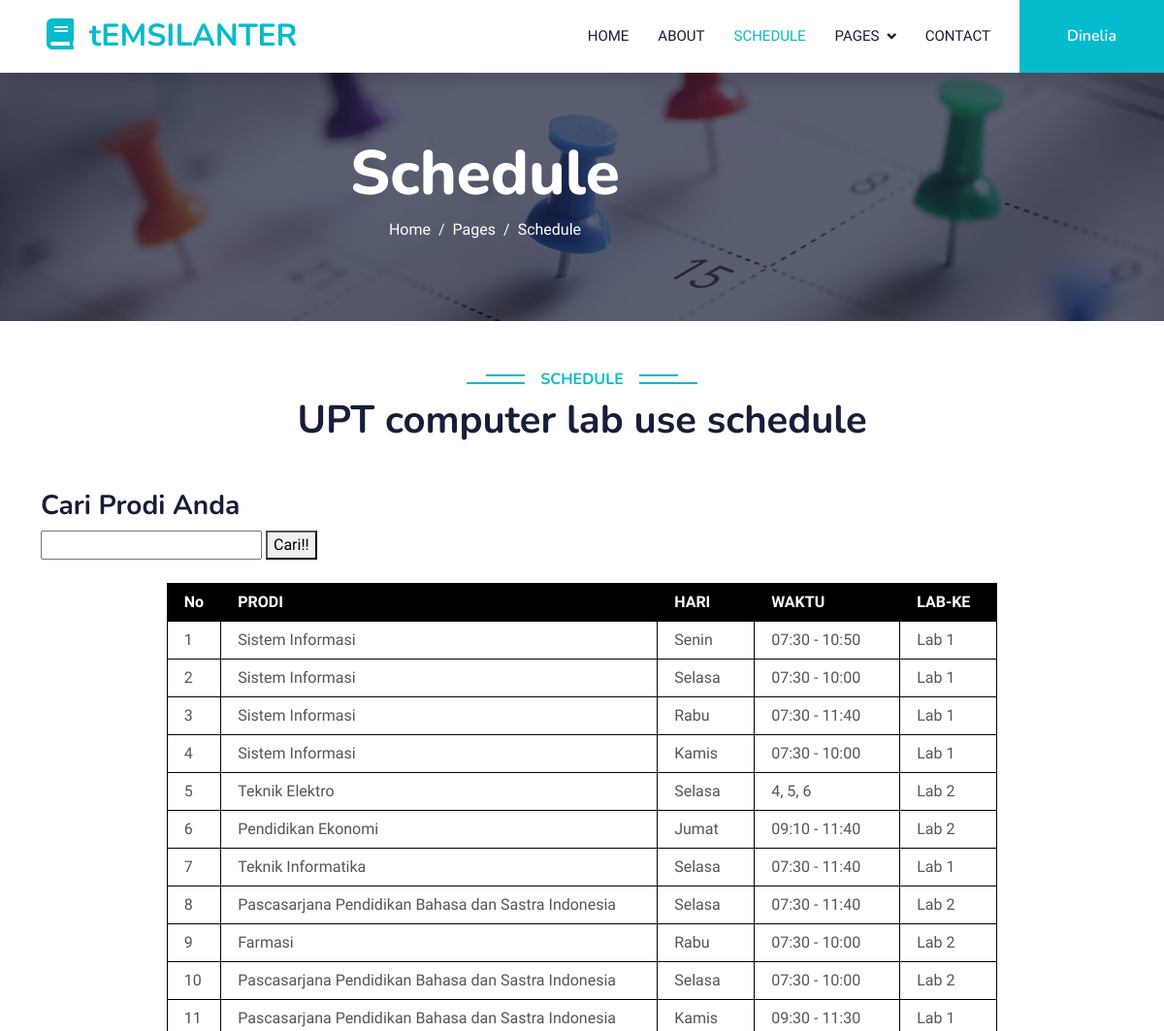
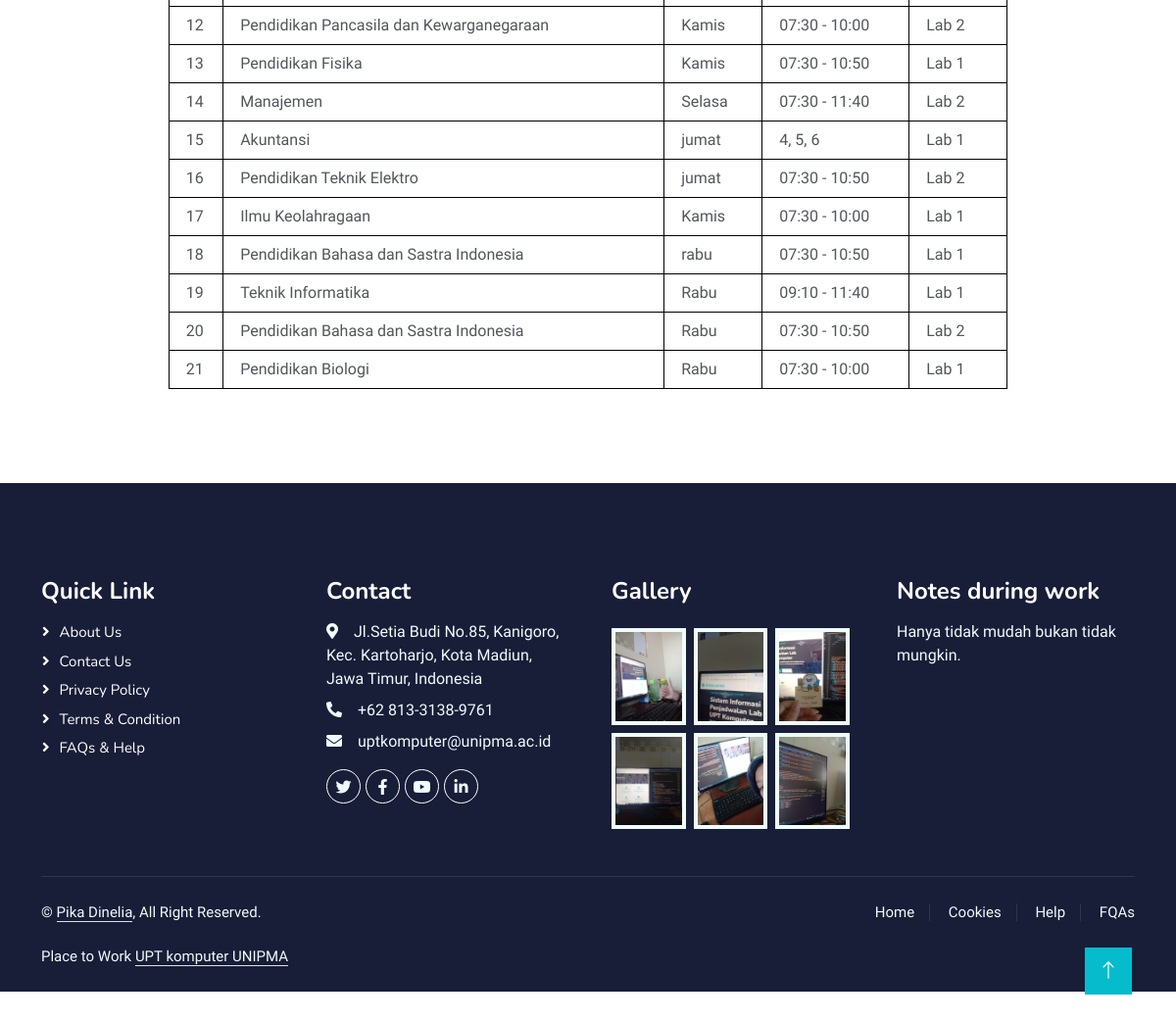
Page /schedule.php on the committed database (2 pictures, top to bottom).
### tables this page shows
CREATE TABLE `lab` (
  `ID` int(11) NOT NULL,
  `PRODI` varchar(100) NOT NULL,
  `HARI` varchar(50) NOT NULL,
  `WAKTU` varchar(50) NOT NULL,
  `LAB-KE` varchar(50) NOT NULL
);

### funcion.php (called while the page is built, shortened)
<?php
$coon=mysqli_connect("localhost","root","","penjadwalan_labuptkomputer");
function query($database){
    global $coon;
    $rows=[];
    $result=mysqli_query($coon,$database);
    while($row=mysqli_fetch_assoc($result)){
        $rows[]=$row;
    }
    return $rows;
}
?>

### schedule.php (the view, shortened to what this page needs)
<?php
 require "funcion.php";
 $database = query('SELECT * FROM lab');
?>
<!DOCTYPE html>
<html lang="en">
<head>
    <link href="https://cdnjs.cloudflare.com/ajax/libs/font-awesome/5.10.0/css/all.min.css" rel="stylesheet">
    <link href="https://cdn.jsdelivr.net/npm/bootstrap-icons@1.4.1/font/bootstrap-icons.css" rel="stylesheet">
    <link href="lib/animate/animate.min.css" rel="stylesheet">
    <link href="lib/owlcarousel/assets/owl.carousel.min.css" rel="stylesheet">
    <link href="css/bootstrap.min.css" rel="stylesheet">
    <link href="css/style.css" rel="stylesheet">
</head>
<body>
    <nav class="navbar navbar-expand-lg bg-white navbar-light shadow sticky-top p-0">
        <a href="index.html" class="navbar-brand d-flex align-items-center px-4 px-lg-5">
            <h2 class="m-0 text-primary"><i class="fa fa-book me-3"></i>tEMSILANTER</h2>
        </a>
        <div class="collapse navbar-collapse" id="navbarCollapse">
            <div class="navbar-nav ms-auto p-4 p-lg-0">
                <a href="index.html" class="nav-item nav-link">Home</a>
                <a href="about.html" class="nav-item nav-link">About</a>
                <a href="courses.html" class="nav-item nav-link active">Schedule</a>
                <div class="nav-item dropdown">
                    <a href="#" class="nav-link dropdown-toggle" data-bs-toggle="dropdown">Pages</a>
                </div>
                <a href="contact.html" class="nav-item nav-link">Contact</a>
            </div>
            <a href="" class="btn btn-primary py-4 px-lg-5 d-none d-lg-block">Dinelia</a>
        </div>
    </nav>
    <div class="container-fluid p-0 mb-5">
        <div class="owl-carousel header-carousel position-relative">
            <div class="owl-carousel-item position-relative">
                <img class="img-fluid" src="img/schedule.jpg" alt="">
                <div class="position-absolute top-0 start-0 w-100 h-100 d-flex align-items-center" style="background: rgba(24, 29, 56, .7);">
                <div class="col-lg-10 text-center">
                    <h1 class="display-3 text-white animated slideInDown">Schedule</h1>
                    <nav aria-label="breadcrumb">
                        <ol class="breadcrumb justify-content-center">
                            <li class="breadcrumb-item"><a class="text-white" href="#">Home</a></li>
                            <li class="breadcrumb-item"><a class="text-white" href="#">Pages</a></li>
                            <li class="breadcrumb-item text-white active" aria-current="page">Schedule</li>
                        </ol>
                    </nav>
                </div>
            </div>
        </div>
    </div>
    <div class="container-xxl py-5 category">
        <div class="container">
            <div class="text-center wow fadeInUp" data-wow-delay="0.1s">
                <h6 class="section-title bg-white text-center text-primary px-3">Schedule</h6>
                <h1 class="mb-5">UPT computer lab use schedule</h1>
            </div>
    <h3><a>Cari Prodi Anda</a></h3>
    <form action="" method="post">
        <input type="text" name="keyword">
        <button type="submit" name="cari">Cari!!</button>
    </form>
    <br>
    <div class="container">
        <table border="1" cellpadding="10" cellspacing="0">
            <thead class="thead">
                <tr>
                    <th width="50">No</th>
                    <th width="450">PRODI</th>
                    <th width="100">HARI</th>
                    <th width="150">WAKTU</th>
                    <th width="100">LAB-KE</th>
                </tr>
            </thead>
            <tbody>
                <?php $i=1; ?>
                <?php foreach($database as $dts) :?>
                <tr>
                    <td><?php echo $i ?></td>
                <td><?php echo $dts["PRODI"] ?></td>
                <td><?php echo $dts["HARI"] ?></td>
                <td><?php echo $dts["WAKTU"] ?></td>
                <td><?php echo $dts["LAB-KE"] ?></td>
                </tr>
                <?php $i++; ?>
                <?php endforeach;?>
            </tbody>
        </table>
    </div>
</body>
</html>
    <div class="container-fluid bg-dark text-light footer pt-5 mt-5 wow fadeIn" data-wow-delay="0.1s">
        <div class="container py-5">
            <div class="row g-5">
                <div class="col-lg-3 col-md-6">
                    <h4 class="text-white mb-3">Quick Link</h4>
                    <a class="btn btn-link" href="">About Us</a>
                    <a class="btn btn-link" href="">Contact Us</a>
                    <a class="btn btn-link" href="">Privacy Policy</a>
                    <a class="btn btn-link" href="">Terms & Condition</a>
                    <a class="btn btn-link" href="">FAQs & Help</a>
                </div>
                <div class="col-lg-3 col-md-6">
                    <h4 class="text-white mb-3">Contact</h4>
                    <p class="mb-2"><i class="fa fa-map-marker-alt me-3"></i>Jl.Setia Budi No.85, Kanigoro, Kec. Kartoharjo, Kota Madiun, Jawa Timur, Indonesia</p>
                    <p class="mb-2"><i class="fa fa-phone-alt me-3"></i>+62 813-3138-9761</p>
                    <p class="mb-2"><i class="fa fa-envelope me-3"></i>uptkomputer@unipma.ac.id</p>
                    <div class="d-flex pt-2">
                        <a class="btn btn-outline-light btn-social" href=""><i class="fab fa-twitter"></i></a>
                        <a class="btn btn-outline-light btn-social" href=""><i class="fab fa-facebook-f"></i></a>
                        <a class="btn btn-outline-light btn-social" href=""><i class="fab fa-youtube"></i></a>
                        <a class="btn btn-outline-light btn-social" href=""><i class="fab fa-linkedin-in"></i></a>
                    </div>
                </div>
                <div class="col-lg-3 col-md-6">
                    <h4 class="text-white mb-3">Gallery</h4>
                    <div class="row g-2 pt-2">
                        <div class="col-4">
                            <img class="img-fluid bg-light p-1" src="img/galeri1.jpg" alt="">
                        </div>
                        <div class="col-4">
                            <img class="img-fluid bg-light p-1" src="img/galeri2.jpg" alt="">
                        </div>
                        <div class="col-4">
                            <img class="img-fluid bg-light p-1" src="img/galeri3.jpg" alt="">
                        </div>
                        <div class="col-4">
                            <img class="img-fluid bg-light p-1" src="img/galeri4.jpg" alt="">
                        </div>
                        <div class="col-4">
                            <img class="img-fluid bg-light p-1" src="img/galeri5.jpg" alt="">
                        </div>
                        <div class="col-4">
                            <img class="img-fluid bg-light p-1" src="img/galeri6.jpg" alt="">
                        </div>
                    </div>
                </div>
                <div class="col-lg-3 col-md-6">
                    <h4 class="text-white mb-3">Notes during work</h4>
                    <p>Hanya tidak mudah bukan tidak mungkin.</p>
                </div>
            </div>
        </div>
        <div class="container">
            <div class="copyright">
                <div class="row">
                    <div class="col-md-6 text-center text-md-start mb-3 mb-md-0">
                        &copy; <a class="border-bottom" href="#">Pika Dinelia</a>, All Right Reserved.
                       <br><br>
                        Place to Work <a class="border-bottom" href="">UPT komputer UNIPMA</a>
                    </div>
                    <div class="col-md-6 text-center text-md-end">
                        <div class="footer-menu">
                            <a href="">Home</a>
                            <a href="">Cookies</a>
                            <a href="">Help</a>
                            <a href="">FQAs</a>
                        </div>
                    </div>
                </div>
            </div>
        </div>
    </div>
    <a href="#" class="btn btn-lg btn-primary btn-lg-square back-to-top"><i class="bi bi-arrow-up"></i></a>
</body>
</html>

### css/style.css (style rules this page uses)
:root { --primary: #06BBCC; --light: #F0FBFC; --dark: #181d38; }
.back-to-top { position: fixed; display: none; right: 45px; bottom: 45px; z-index: 99; }
.btn { font-family: 'Nunito', sans-serif; font-weight: 600; transition: .5s; }
.btn.btn-primary, .btn.btn-secondary { color: #FFFFFF; }
.btn-lg-square { width: 48px; height: 48px; }
.btn-square, .btn-sm-square, .btn-lg-square { padding: 0; display: flex; align-items: center; justify-content: center; font-weight: normal; border-radius: 0px; }
.navbar .dropdown-toggle::after { border: none; content: "\f107"; font-family: "Font Awesome 5 Free"; font-weight: 900; vertical-align: middle; margin-left: 8px; }
.navbar-light .navbar-nav .nav-link { margin-right: 30px; padding: 25px 0; color: #FFFFFF; font-size: 15px; text-transform: uppercase; outline: none; }
.navbar-light .navbar-nav .nav-link:hover, .navbar-light .navbar-nav .nav-link.active { color: var(--primary); }
.navbar-light .navbar-brand, .navbar-light a.btn { height: 75px; }
.navbar-light .navbar-nav .nav-link { color: var(--dark); font-weight: 500; }
.navbar-light.sticky-top { top: -100px; transition: .5s; }
.breadcrumb-item + .breadcrumb-item::before { color: var(--light); }
.section-title { position: relative; display: inline-block; text-transform: uppercase; }
.section-title::before { position: absolute; content: ""; width: calc(100% + 80px); height: 2px; top: 4px; left: -40px; background: var(--primary); z-index: -1; }
.section-title::after { position: absolute; content: ""; width: calc(100% + 120px); height: 2px; bottom: 5px; left: -60px; background: var(--primary); z-index: -1; }
.footer .btn.btn-social { margin-right: 5px; width: 35px; height: 35px; display: flex; align-items: center; justify-content: center; color: var(--light); font-weight: normal; border: 1px solid #FFFFFF; border-radius: 35px; transition: .3s; }
.footer .btn.btn-link { display: block; margin-bottom: 5px; padding: 0; text-align: left; color: #FFFFFF; font-size: 15px; font-weight: normal; text-transform: capitalize; transition: .3s; }
.footer .btn.btn-link::before { position: relative; content: "\f105"; font-family: "Font Awesome 5 Free"; font-weight: 900; margin-right: 10px; }
.footer .copyright { padding: 25px 0; font-size: 15px; border-top: 1px solid rgba(256, 256, 256, .1); }
.footer .copyright a { color: var(--light); }
.footer .footer-menu a { margin-right: 15px; padding-right: 15px; border-right: 1px solid rgba(255, 255, 255, .1); }
.footer .footer-menu a:last-child { margin-right: 0; padding-right: 0; border-right: none; }

### schedule.php (style rules this page uses)
.container table { margin: auto; }
.thead { background-color: black; color: white; }
table th, table td { border: 1px solid #000000; padding: 7px 17px; }

### rows in the picture
lab: PRODI "Sistem Informasi", HARI "Senin", WAKTU "07:30 - 10:50", value "Lab 1"
lab: PRODI "Sistem Informasi", HARI "Selasa", WAKTU "07:30 - 10:00", value "Lab 1"
lab: PRODI "Sistem Informasi", HARI "Rabu", WAKTU "07:30 - 11:40", value "Lab 1"
lab: PRODI "Sistem Informasi", HARI "Kamis", WAKTU "07:30 - 10:00", value "Lab 1"
lab: PRODI "Teknik Elektro", HARI "Selasa", WAKTU "4, 5, 6", value "Lab 2"
lab: PRODI "Pendidikan Ekonomi", HARI "Jumat", WAKTU "09:10 - 11:40", value "Lab 2"
lab: PRODI "Teknik Informatika", HARI "Selasa", WAKTU "07:30 - 11:40", value "Lab 1"
lab: PRODI "Pascasarjana Pendidikan Bahasa dan Sastra Indonesia", HARI "Selasa", WAKTU "07:30 - 11:40", value "Lab 2"
lab: PRODI "Farmasi", HARI "Rabu", WAKTU "07:30 - 10:00", value "Lab 2"
lab: PRODI "Pascasarjana Pendidikan Bahasa dan Sastra Indonesia", HARI "Selasa", WAKTU "07:30 - 10:00", value "Lab 2"
lab: PRODI "Pascasarjana Pendidikan Bahasa dan Sastra Indonesia", HARI "Kamis", WAKTU "09:30 - 11:30", value "Lab 1"
lab: PRODI "Pendidikan Pancasila dan Kewarganegaraan", HARI "Kamis", WAKTU "07:30 - 10:00", value "Lab 2"
lab: PRODI "Pendidikan Fisika", HARI "Kamis", WAKTU "07:30 - 10:50", value "Lab 1"
lab: PRODI "Manajemen", HARI "Selasa", WAKTU "07:30 - 11:40", value "Lab 2"
lab: PRODI "Akuntansi", HARI "jumat", WAKTU "4, 5, 6", value "Lab 1"
lab: PRODI "Pendidikan Teknik Elektro", HARI "jumat", WAKTU "07:30 - 10:50", value "Lab 2"
lab: PRODI "Ilmu Keolahragaan", HARI "Kamis", WAKTU "07:30 - 10:00", value "Lab 1"
lab: PRODI "Pendidikan Bahasa dan Sastra Indonesia", HARI "rabu", WAKTU "07:30 - 10:50", value "Lab 1"
lab: PRODI "Teknik Informatika", HARI "Rabu", WAKTU "09:10 - 11:40", value "Lab 1"
lab: PRODI "Pendidikan Bahasa dan Sastra Indonesia", HARI "Rabu", WAKTU "07:30 - 10:50", value "Lab 2"
lab: PRODI "Pendidikan Biologi", HARI "Rabu", WAKTU "07:30 - 10:00", value "Lab 1"
